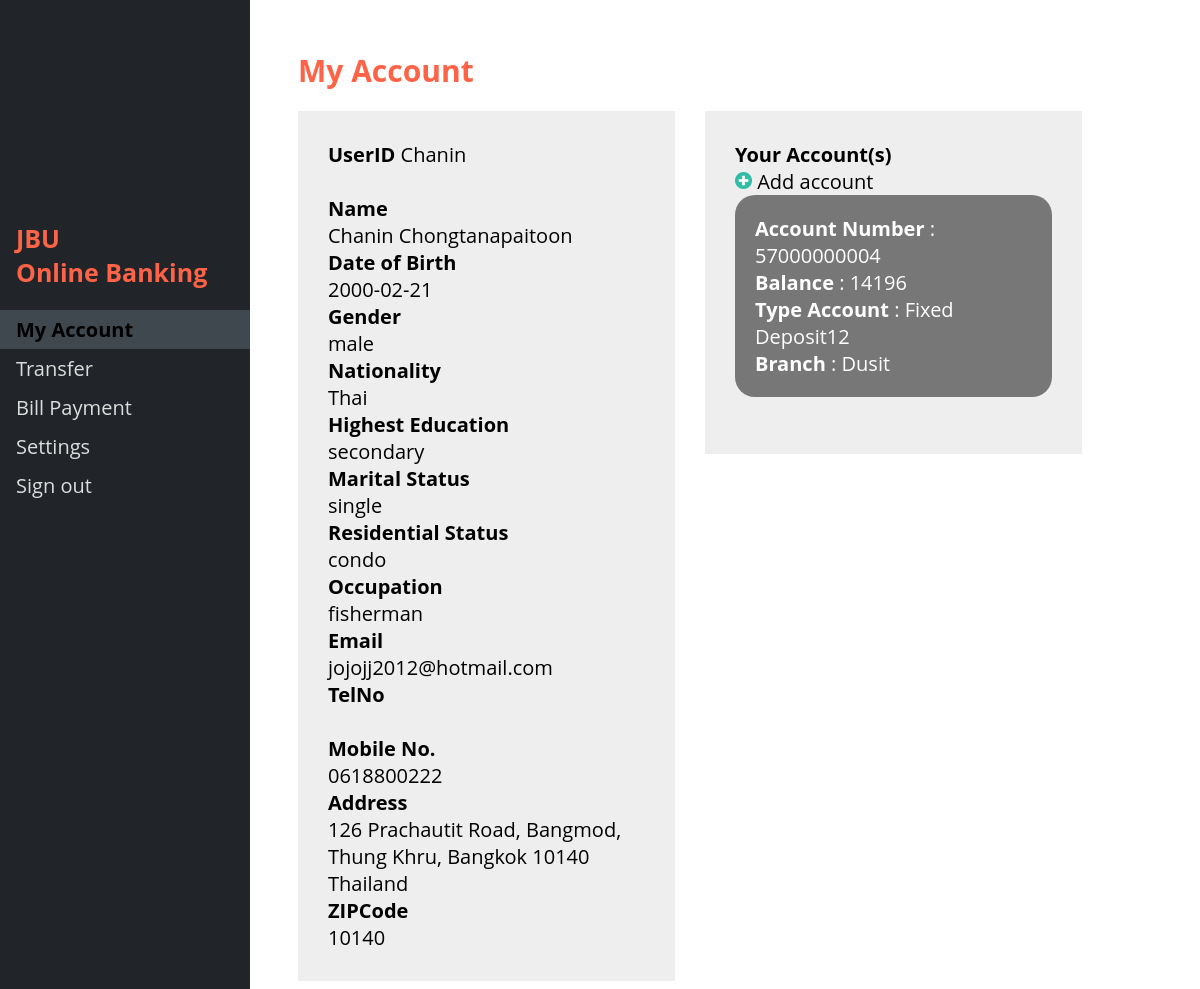
Before: /myacc.php (signed in) with the older database file.
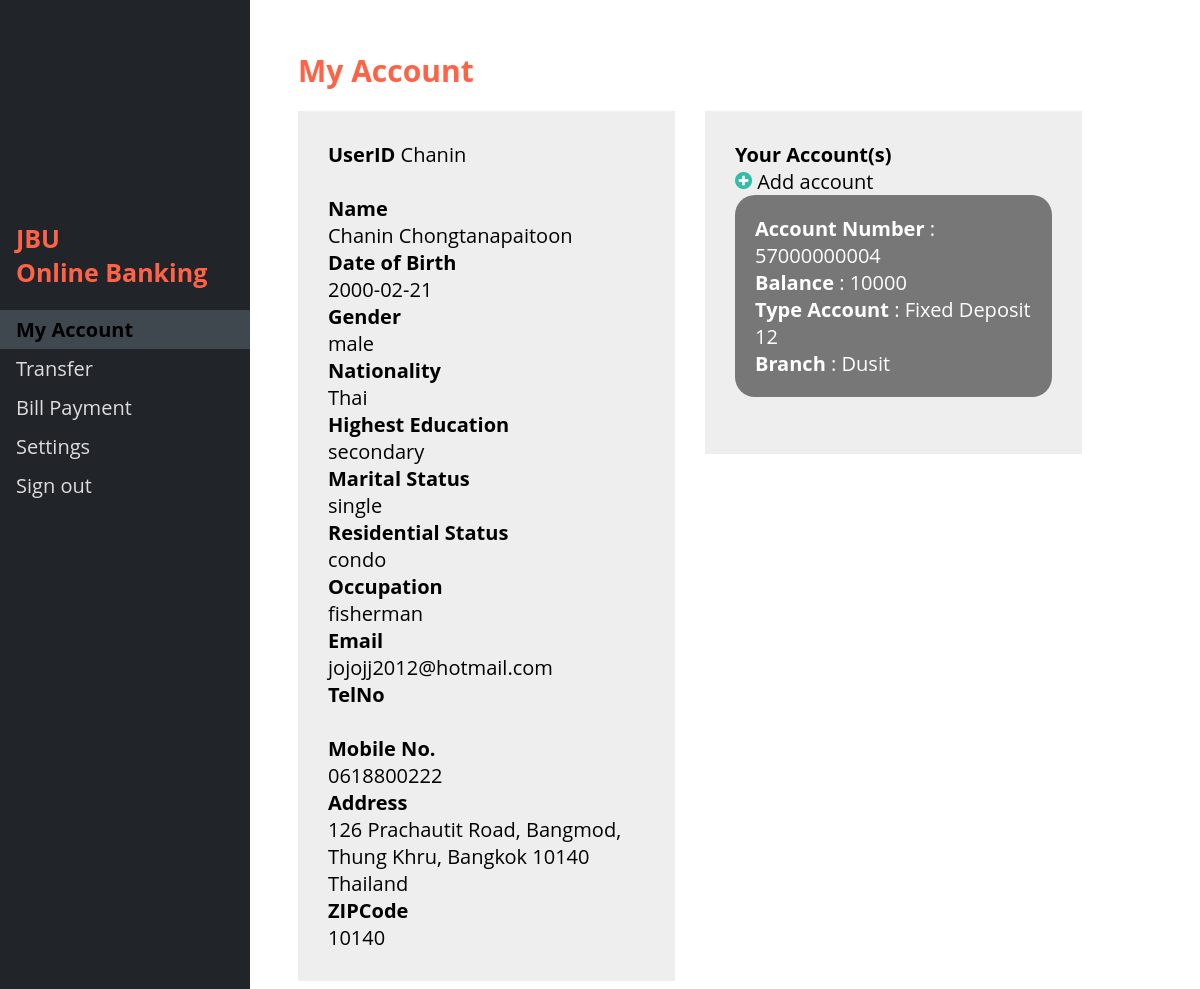
After: the same page with the newer database file.
### tables this page shows
CREATE TABLE `userinfo` (
  `UserID` varchar(16) NOT NULL,
  `IdentificationNo` varchar(13) NOT NULL,
  `PassportNo` varchar(13) DEFAULT NULL,
  `Name` text NOT NULL,
  `DateofBirth` date NOT NULL,
  `Nationality` text NOT NULL,
  `Gender` varchar(20) NOT NULL,
  `HighestEducation` text,
  `Occupation` text NOT NULL,
  `MaritalStatus` text NOT NULL,
  `ResidentialStatus` text,
  `MobileNo` varchar(10) NOT NULL,
  `TelNo` varchar(9) DEFAULT NULL,
  `Email` varchar(50) NOT NULL,
  `Address` varchar(100) NOT NULL,
  `ZIPCode` varchar(5) DEFAULT NULL
);

CREATE TABLE `userid` (
  `UserID` varchar(16) NOT NULL,
  `AccountNo` varchar(11) NOT NULL,
  `Password` varchar(255) DEFAULT NULL
);

CREATE TABLE `account` (
  `AccountNo` varchar(11) NOT NULL,
  `Balance` float NOT NULL,
  `TypeAccountID` varchar(5) NOT NULL,
  `BranchID` varchar(3) NOT NULL,
  `IdentificationNo` varchar(13) NOT NULL
);

CREATE TABLE `typeaccount` (
  `TypeAccountID` varchar(5) NOT NULL,
  `TypeAccount` text NOT NULL,
  `IntRate` float DEFAULT NULL
);

CREATE TABLE `branchinfo` (
  `BranchID` varchar(3) NOT NULL,
  `BranchName` text NOT NULL,
  `BranchAddress` varchar(100) NOT NULL,
  `ZIPCode` varchar(5) DEFAULT NULL,
  `BranchTel` varchar(10) DEFAULT NULL
);

### myacc.php (the view, shortened to what this page needs)
<?php
$UserID = $_SESSION['UserID'];
include_once 'phpConnect/connect.php';
?>
<!DOCTYPE html>
<html>
<head>
</head>
<body>
	<div class="sidenav">
		<div style="padding-left: 16px;">
			<h2>JBU <br> Online Banking</h2>
		</div>
		<a href="myacc.php" name="myacc">My Account</a>
		<a href="transfer.php" name="transfer">Transfer</a>
		<a href="beforepay.php" name="billpay">Bill Payment</a>
		<a href="settings.php" name="settings">Settings</a>
		<a href="logout.php">Sign out</a>
	</div>
	<div class="main">
		<h1>My Account</h1>
		<div class="container">
			<div class="left">
				<div class="myinfo">
					<?php
					$sql_myinfo = "SELECT UserID,Name,DateofBirth,Gender,Nationality,HighestEducation,MaritalStatus,ResidentialStatus,Occupation,Email,TelNo,MobileNo,Address,ZIPCode FROM userinfo WHERE UserID='$UserID'";
					$query_myinfo = mysqli_query($conn, $sql_myinfo);
					$result_myinfo = mysqli_fetch_assoc($query_myinfo);
					?>
					<strong>UserID</strong>
					<?php echo $result_myinfo['UserID']; ?><br><br>
					<strong>Name </strong><br>
					<?php echo $result_myinfo['Name']; ?><br>
					<strong>Date of Birth</strong><br>
					<?php echo $result_myinfo['DateofBirth'] ?><br>
					<strong>Gender</strong><br>
					<?php echo $result_myinfo['Gender'] ?><br>
					<strong>Nationality</strong><br>
					<?php echo $result_myinfo['Nationality'] ?><br>
					<strong>Highest Education</strong><br>
					<?php echo $result_myinfo['HighestEducation'] ?><br>
					<strong>Marital Status</strong><br>
					<?php echo $result_myinfo['MaritalStatus'] ?><br>
					<strong>Residential Status</strong><br>
					<?php echo $result_myinfo['ResidentialStatus'] ?><br>
					<strong>Occupation</strong><br>
					<?php echo $result_myinfo['Occupation'] ?><br>
					<strong>Email</strong><br>
					<?php echo $result_myinfo['Email'] ?><br>
					<strong>TelNo</strong><br>
					<?php echo $result_myinfo['TelNo'] ?><br>
					<strong>Mobile No.</strong><br>
					<?php echo $result_myinfo['MobileNo'] ?><br>
					<strong>Address</strong><br>
					<?php echo $result_myinfo['Address'] ?><br>
					<strong>ZIPCode</strong><br>
					<?php echo $result_myinfo['ZIPCode'] ?><br>
				</div>
			</div>
			<div class="right">
				<div class="acc">
					<strong>Your Account(s)</strong>
					<div class="addacc">
						<img src="img/png/add.png" alt="add" width="17px" height="17px"></img> Add account
					</div>
					<?php $sql_acc1 = "SELECT typeaccount.TypeAccount, userid.AccountNo, account.Balance
					FROM userid
					INNER JOIN account ON  userid.AccountNo=account.AccountNo
					INNER JOIN typeaccount ON account.TypeAccountID=typeaccount.TypeAccountID
					WHERE userid.UserID='$UserID'";
					$query_acc1 = mysqli_query($conn, $sql_acc1);
					$sql_acc2 = "SELECT userid.AccountNo,branchinfo.BranchName FROM userid
					INNER JOIN account ON  userid.AccountNo=account.AccountNo
					INNER JOIN branchinfo ON account.BranchID=branchinfo.BranchID
					WHERE userid.UserID='$UserID'";
					$query_acc2 = mysqli_query($conn, $sql_acc2);
					while(($result_acc1 = mysqli_fetch_assoc($query_acc1))&&($result_acc2 = mysqli_fetch_assoc($query_acc2))){
						echo '<a href="statement.php"><div class="myacc">	<div class="accinfobar">  '	;
						echo "<strong>Account Number</strong>";
						echo " : ".$result_acc1['AccountNo'];
						echo "<br><strong>Balance</strong>";
						echo " : ".$result_acc1['Balance'];
						echo "<br><strong>Type Account</strong>";
						echo " : ".$result_acc1['TypeAccount'];
						echo "<br><strong>Branch</strong>";
						echo " : ".$result_acc2['BranchName'];
						echo "</div></div></a><br>";
					}
					?>
					</div>
				</div>
			</div>
		</div>
	</body>
	</html>

### myacc.php (style rules this page uses)
body { font-family: 'Open Sans','Helvetica Neue',Arial,sans-serif; }
h1 { color: Tomato; font-size: 30px; }
h2 { color: Tomato; font-size: 25px; }
a { text-decoration: none; }
.sidenav { height: 100%; width: 250px; position: fixed; z-index: 1; top: 0; left: 0; background-color: #212529; overflow-x: hidden; padding-top: 200px; }
.sidenav a { padding: 6px 8px 6px 16px; text-decoration: none; font-size: 20px; color: #ddd; display: block; }
.sidenav>a[name="myacc"] { background-color: #3f474f; color: #000; font-weight: bold; }
.left { width: 600px; background-color: #eee; }
.myinfo { padding: 30px; height: auto; }
.right { margin-left: 30px; width: 600px; }
.acc { padding: 30px; height: auto; background-color: #eee; }
.myacc { padding: 20px; background-color: #777; border-radius: 20px; color: #fff; cursor: pointer; }
.addacc { cursor: pointer; }
.main { margin-left: 280px; margin-right: 100px; margin-top: 50px; font-size: 20px; padding: 0px 10px; }
.container { display: flex; flex-wrap: nowrap; }

Changed rows visible on the page:
changed through a linked row, userid "Dusit": AccountNo.Balance "14196" → "10000"
changed typeaccount: TypeAccount "Fixed Deposit12" → "Fixed Deposit 12"
